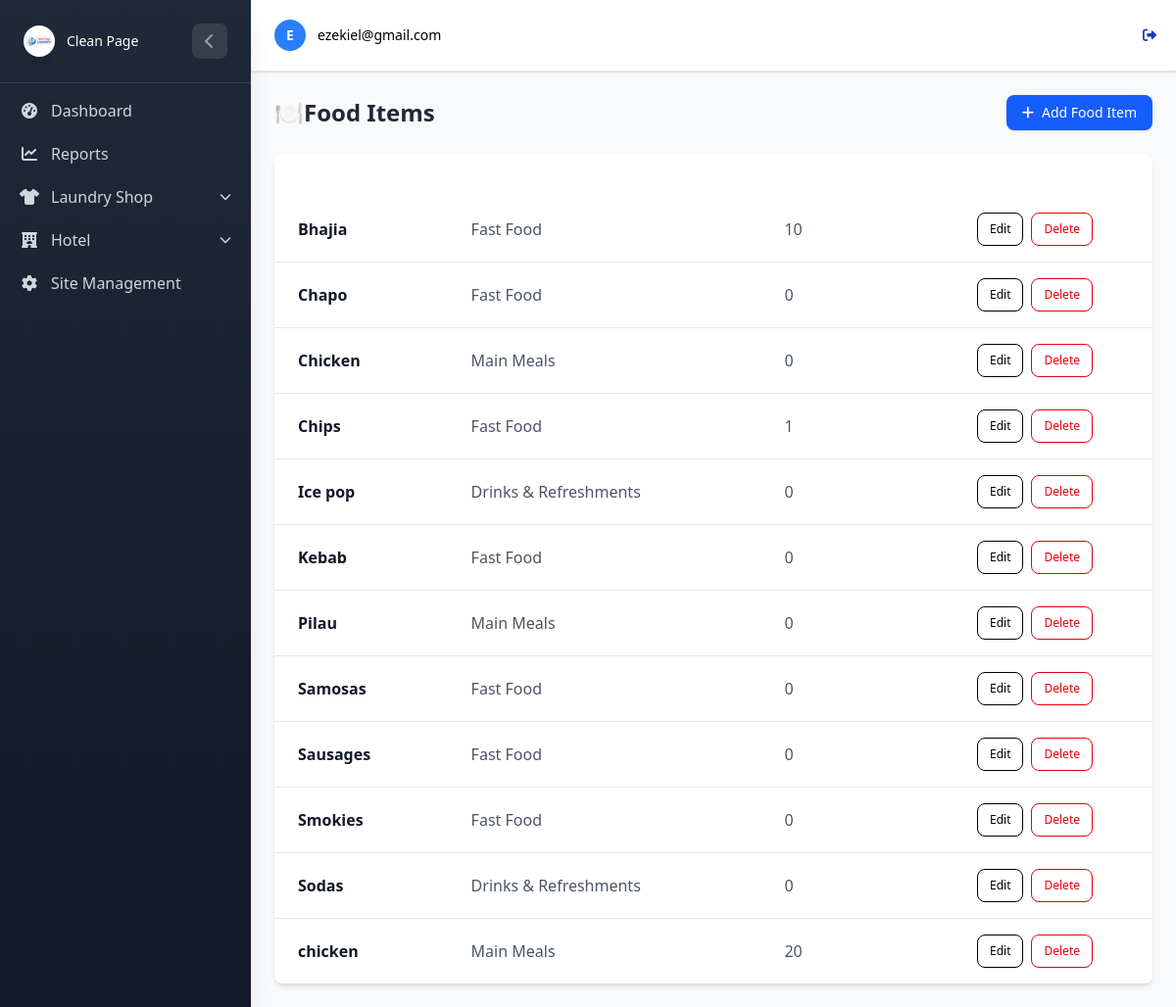
The app's page /Hotel/items/ (signed in) with its own data.
### LaundryApp/models.py (models this page shows, shortened)
class UserProfile(AbstractUser):
    username = None
    email = models.EmailField(unique=True)
    USERNAME_FIELD = 'email'
    REQUIRED_FIELDS = []
    APP_CHOICES = (
        ('laundry', 'Laundry'),
        ('hotel', 'Hotel'),
    )
    app_type = models.CharField(max_length=20, choices=APP_CHOICES, default='hotel')
    USER_TYPE_CHOICES = (
        ('admin', 'Admin'),
        ('staff', 'Staff'),
    )
    user_type = models.CharField(max_length=20, choices=USER_TYPE_CHOICES, db_index=True)
    objects = CustomUserManager()

### HotelApp/models.py (models this page shows, shortened)
class FoodItem(models.Model):
    category = models.ForeignKey(FoodCategory, on_delete=models.CASCADE, related_name="items")
    name = models.CharField(max_length=100, db_index=True)
    created_by =  models.ForeignKey(
        settings.AUTH_USER_MODEL,
        on_delete=models.CASCADE)
    quantity = models.PositiveIntegerField(default=0)  # how many portions are available

class FoodCategory(models.Model):
    name = models.CharField(max_length=100, unique=True, db_index=True)

### HotelApp/views.py (the view)
# urls.py: path('items/', views.food_item_list, name='food_item_list'),
@login_required
def food_item_list(request):
    try:
        items = FoodItem.objects.all().select_related('category').order_by('name')
        logger.info(f"Successfully loaded {items.count()} food items")
        context = {
            'items': items,
        }
        return render(request, 'food/food_item_list.html', context)
    except DatabaseError as e:
        logger.error(f"Database error loading food items: {str(e)}")
        messages.error(request, 'Database error. Please try again later.')
        return render(request, 'food/food_item_list.html', {'items': []})
    except Exception as e:
        logger.error(f"Unexpected error loading food items: {str(e)}", exc_info=True)
        messages.error(request, 'Error loading food items. Please try again.')
        return render(request, 'food/food_item_list.html', {'items': []})

### HotelApp/templates/food/food_item_list.html (shortened to what this page needs)
{% extends 'home.html' %}
{% block content %}
<div class="flex justify-between items-center mb-6">
    <h2 class="text-2xl font-bold text-gray-800">🍽️Food Items</h2>
    <a href="{% url 'hotel:food_item_create' %}"
        class="inline-flex items-center px-4 py-2 bg-blue-600 text-white text-sm font-medium rounded-lg shadow hover:bg-indigo-700 transition duration-200">
        <i class="fas fa-plus mr-2"></i> Add Food Item
    </a>
</div>
<div class="overflow-x-auto bg-white shadow-md rounded-lg">
    <table class=" w-full min-w-full border-collapse">
        <thead class="bg-indigo-600 text-white">
            <tr>
                <th class="px-6 py-3 text-left text-sm font-semibold">Name</th>
                <th class="px-6 py-3 text-left text-sm font-semibold">Category</th>
                <th class="px-6 py-3 text-left text-sm font-semibold">Quantity</th>
                <th class="px-6 py-3 text-center text-sm font-semibold">Actions</th>
            </tr>
        </thead>
        <tbody class="divide-y divide-gray-200">
            {% for item in items %}
            <tr class="hover:bg-gray-50 transition">
                <td class="px-6 py-4 font-semibold text-gray-900">{{ item.name }}</td>
                <td class="px-6 py-4 text-gray-600">{{ item.category.name }}</td>
                <td class="px-6 py-4 text-gray-600">{{ item.quantity }}</td>
                <td class="px-6 py-4 flex justify-center space-x-2">
                    <a href="{% url 'hotel:food_item_edit' item.pk %}"
                        class="px-3 py-2 text-xs font-medium text-indigo-600 border border-indigo-600 rounded-lg hover:bg-indigo-600 hover:text-white transition">
                        Edit
                    </a>
                    <a href="{% url 'hotel:food_item_delete' item.pk %}"
                        class="px-3 py-2 text-xs font-medium text-red-600 border border-red-600 rounded-lg hover:bg-red-600 hover:text-white transition">
                        Delete
                    </a>
                </td>
            </tr>
            {% endfor %}
        </tbody>
    </table>
</div>
{% endblock %}

### LaundryApp/templates/home.html (shortened to what this page needs)
{% load static tailwind_tags %}
{% load static %}
<!DOCTYPE html>
<html lang="en">
<head>
    {% tailwind_css %}
    <link rel="stylesheet" href="https://cdnjs.cloudflare.com/ajax/libs/font-awesome/6.4.0/css/all.min.css">
    <link rel="stylesheet" href="{% static 'css/dist/styles.css' %}">
</head>
<body class="bg-gray-50 min-h-screen font-sans">
    <div id="sidebar"
        class="sidebar-gradient w-64 fixed top-0 left-0 h-full sidebar-transition z-50 shadow-xl sidebar-mobile-hidden lg:sidebar-mobile-visible">
        <div class="p-4 lg:p-6 border-b border-gray-700">
            <div class="flex items-center justify-between">
                <div class="flex items-center space-x-3">
                    <div class="w-8 h-8 rounded-lg flex items-center justify-center">
                        {% if user.is_authenticated and user.is_superuser %}
                        <div class="rounded-full shadow-xl flex items-center justify-center" style="width:40px;">
                            <img src="{% static 'logos/Clean-page-logo.png' %}" alt="Logo" class=" w-full rounded-full object-contain">
                        </div>
                        {% elif app_type == 'hotel' %}
                        <div class="rounded-full shadow-xl flex items-center justify-center" style="width:40px;">
                            <img src="{% static 'logos/Clean-page-logo.png' %}" alt="Logo" class=" w-full rounded-full object-contain">
                        </div>
                        {% elif app_type == 'laundry' %}
                    <div class="rounded-full shadow-xl flex items-center justify-center" style="width:40px;">
                        <img src="{% static 'logos/Clean-page-logo.png' %}" alt="Logo" class=" w-full rounded-full object-contain">
                    </div>
                        {% else %}
                        <i class="fas fa-building text-white text-sm"></i>
                        {% endif %}
                    </div>
                    <span class="text-white text-sm font-medium sidebar-header-text">
                        {% if user.is_authenticated and user.is_superuser %}
                        <div class="flex items-center space-x-3">
                            <p class="text-white,font-medium font-awesome sidebar-title">Clean Page</p>
                        </div>
                        {% elif app_type == 'hotel' %}
                        Hotel
                        {% elif app_type == 'laundry' %}
                        Clean Page
                        {% else %}
                        Clean Page
                        {% endif %}
                    </span>
                </div>
                {% if user.is_superuser or app_type == 'hotel' or app_type == 'laundry' %}
                <button id="sidebar-toggle" class="sidebar-toggle-btn text-gray-400 hover:text-white lg:flex hidden">
                    <i class="fas fa-chevron-left"></i>
                </button>
                {% endif %}
            </div>
        </div>
        <div class="sidebar-scrollable">
            <nav class="p-2 lg:p-4 space-y-1">
                {% if user.is_authenticated and user.is_superuser %}
                <a href="{% url 'laundry:dashboard' %}"
                    class="flex items-center space-x-3 px-3 py-2 lg:px-4 lg:py-3 text-gray-300 hover:bg-gray-700 hover:text-white rounded-lg transition-colors group"
                    title="Dashboard">
                    <i class="fas fa-tachometer-alt w-5 text-center"></i>
                    <span class="sidebar-text">Dashboard</span>
                </a>
                <a href="{% url 'laundry:laundryapp_dashboard' %}"
                    class="flex items-center space-x-3 px-3 py-2 lg:px-4 lg:py-3 text-gray-300 hover:bg-gray-700 hover:text-white rounded-lg transition-colors group"
                    title="Reports">
                    <i class="fas fa-chart-line w-5 text-center"></i>
                    <span class="sidebar-text">Reports</span>
                </a>
                <div class="dropdown-group" id="laundry-dropdown-group">
                    <div class="dropdown-toggle flex items-center space-x-3 px-3 py-2 lg:px-4 lg:py-3 text-gray-300 hover:bg-gray-700 hover:text-white rounded-lg transition-colors group cursor-pointer"
                        onclick="toggleDropdown('laundry-dropdown', 'laundry')">
                        <i class="fas fa-shirt w-5 text-center"></i>
                        <span class="sidebar-text flex-1">Laundry Shop</span>
                        <i class="fas fa-chevron-down text-xs transition-transform duration-300"></i>
                    </div>
                </div>
                <div class="dropdown-group" id="hotel-dropdown-group">
                    <div class="dropdown-toggle flex items-center space-x-3 px-3 py-2 lg:px-4 lg:py-3 text-gray-300 hover:bg-gray-700 hover:text-white rounded-lg transition-colors group cursor-pointer"
                        onclick="toggleDropdown('hotel-dropdown', 'hotel')">
                        <i class="fas fa-hotel w-5 text-center"></i>
                        <span class="sidebar-text flex-1">Hotel</span>
                        <i class="fas fa-chevron-down text-xs transition-transform duration-300"></i>
                    </div>
                </div>
                <a href="{% url 'laundry:user_management' %}"
                    class="flex items-center space-x-3 px-3 py-2 lg:px-4 lg:py-3 text-gray-300 hover:bg-gray-700 hover:text-white rounded-lg transition-colors group"
                    title="Site Management">
                    <i class="fas fa-cog w-5 text-center"></i>
                    <span class="sidebar-text">Site Management</span>
                </a>
                {% endif %}
            </nav>
        </div>
    </div>
    <div id="main-content"
        class="content-transition min-h-screen content-mobile-full {% if user.is_authenticated %}lg:ml-64{% endif %}">
        <header class="bg-white shadow-sm border-b border-gray-200">
            <div class="flex items-center justify-between px-4 py-3 lg:px-6 lg:py-4">
                <div class="flex items-center space-x-3 p-2">
                    <div class="flex items-center justify-around space-x-3">
                        <div class="relative">
                            <div
                                class="w-8 h-8 lg:w-10 lg:h-10 bg-blue-500 rounded-full flex items-center justify-center">
                                <span class="text-white font-semibold text-sm lg:text-base">{{ user.get_username|first|upper}}</span>
                            </div>
                        </div>
                        <div class="flex flex-row min-w-0 sm:block">
                            <p class="text-grey-500 text-sm font-medium truncate">{{ user.get_username }} </p>
                        </div>
                    </div>
                </div>
                {% if user.is_authenticated %}
                <form method="post" action="{% url 'logout' %}">
                    <button type="submit"
                        class="text-blue-800 hover:text-blue-600 text-sm lg:text-base bg-transparent border-0 cursor-pointer flex items-center">
                        <i class="fas fa-sign-out-alt mr-1"></i>
                    </button>
                </form>
                {% else %}
                <a href="{% url 'login' %}"
                    class="text-blue-800 hover:text-blue-600 text-sm lg:text-base bg-transparent border-0 cursor-pointer flex items-center">
                    <i class="fas fa-sign-in-alt mr-1"></i>
                    <span class="hidden sm:inline">Login</span>
                </a>
                {% endif %}
            </div>
        </header>
        <main class="p-4 lg:p-6">
            {% block content %}{% endblock %}
        </main>
    </div>
</body>
</html>

### LaundryApp/templates/home.html (style rules this page uses)
.sidebar-transition { transition: all 0.3s ease-in-out; }
.content-transition { transition: margin-left 0.3s ease-in-out; }
.sidebar-gradient { background: linear-gradient(180deg, #1f2937 0%, #111827 100%); }
.sidebar-toggle-btn { transition: all 0.3s ease; width: 36px; height: 36px; display: flex; align-items: center; justify-content: center; border-radius: 8px; background-color: rgba(255, 255, 255, 0.1); }
.dropdown-toggle { cursor: pointer; }
.dropdown-toggle i.fa-chevron-down { transition: transform 0.3s ease; }
.sidebar-scrollable { height: calc(100% - 80px); overflow-y: auto; }

### records on screen
UserProfile: get_username|first "E", get_username "ezekiel@gmail.com"
FoodItem: name "Bhajia", category.name "Fast Food", quantity "10"
FoodItem: name "Chapo", category.name "Fast Food", quantity "0"
FoodItem: name "Chicken", category.name "Main Meals", quantity "0"
FoodItem: name "Chips", category.name "Fast Food", quantity "1"
FoodItem: name "Ice pop", category.name "Drinks & Refreshments", quantity "0"
FoodItem: name "Kebab", category.name "Fast Food", quantity "0"
FoodItem: name "Pilau", category.name "Main Meals", quantity "0"
FoodItem: name "Samosas", category.name "Fast Food", quantity "0"
FoodItem: name "Sausages", category.name "Fast Food", quantity "0"
FoodItem: name "Smokies", category.name "Fast Food", quantity "0"
FoodItem: name "Sodas", category.name "Drinks & Refreshments", quantity "0"
FoodItem: name "chicken", category.name "Main Meals", quantity "20"
